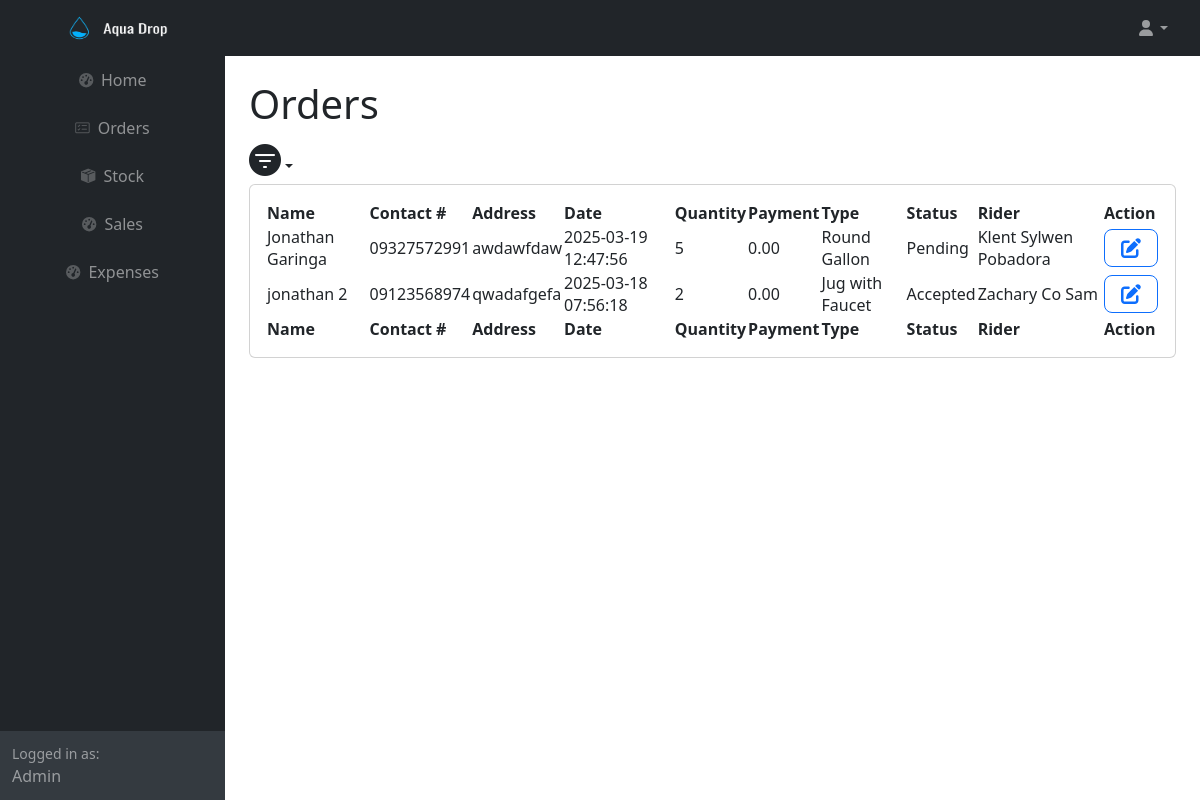
Page /orders.php (signed in) on the earlier database version.
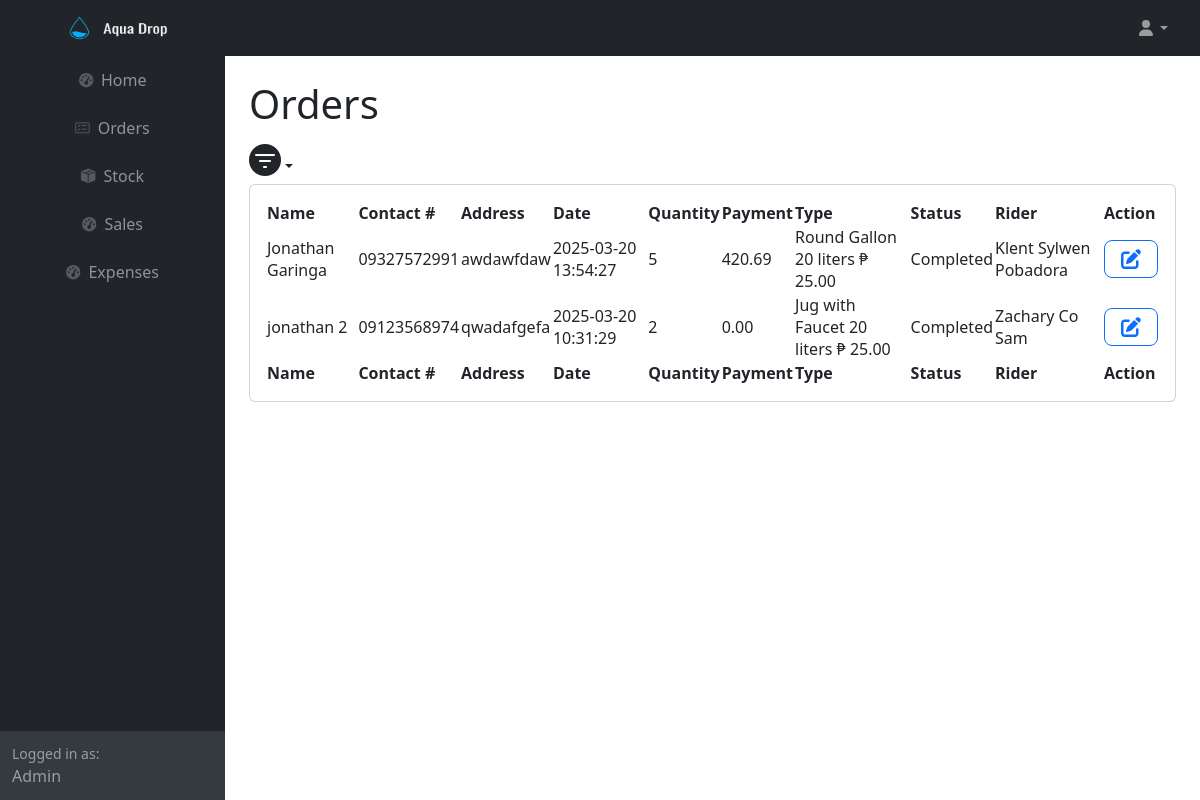
Same page on the later database version.
### tables this page shows
CREATE TABLE IF NOT EXISTS `orders` (
  `order_id` int(11) NOT NULL AUTO_INCREMENT,
  `name` varchar(255) NOT NULL,
  `contact_number` varchar(11) NOT NULL,
  `address` varchar(255) NOT NULL,
  `date` timestamp NOT NULL DEFAULT current_timestamp() ON UPDATE current_timestamp(),
  `quantity` int(11) NOT NULL,
  `payment` decimal(10,2) NOT NULL,
  `type_id` int(11) NOT NULL,
  `status_id` int(11) NOT NULL,
  `rider` varchar(255) NOT NULL,
  PRIMARY KEY (`order_id`)
);

CREATE TABLE IF NOT EXISTS `type` (
  `type_id` int(11) NOT NULL AUTO_INCREMENT,
  `type_name` varchar(255) NOT NULL,
  `price` decimal(10,2) NOT NULL,
  PRIMARY KEY (`type_id`)
);

CREATE TABLE IF NOT EXISTS `status` (
  `status_id` int(11) NOT NULL AUTO_INCREMENT,
  `status_name` varchar(255) NOT NULL,
  PRIMARY KEY (`status_id`)
);

### orders.php (the view, shortened to what this page needs)
<?php
	require ('db.php');
    if(isset($_GET['id'])){
        $sql = "SELECT order_id, name, contact_number, address, date, quantity, payment, rider, o.status_id, status_name, type_name FROM orders o
        JOIN status s ON o.status_id = s.status_id
        JOIN type t ON o.type_id = t.type_id
        WHERE o.status_id = :status_id";
        $stmt = $conn->prepare($sql);
        $stmt->bindParam(':status_id', $_GET['id']);
        $stmt->execute();
        $data = $stmt->fetchAll(PDO::FETCH_ASSOC);
    }
    else{
        $sql = "SELECT order_id, name, contact_number, address, date, quantity, payment, rider, o.status_id, status_name, type_name FROM orders o
        JOIN status s ON o.status_id = s.status_id
        JOIN type t ON o.type_id = t.type_id";
        $stmt = $conn->prepare($sql);
        $stmt->execute();
        $data = $stmt->fetchAll(PDO::FETCH_ASSOC);
    }
?>
<html lang="en">
    <head>
        <link rel="stylesheet" href="https://cdn.jsdelivr.net/npm/bootstrap-icons/font/bootstrap-icons.css">
        <link href="https://cdn.jsdelivr.net/npm/simple-datatables@7.1.2/dist/style.min.css" rel="stylesheet" />
        <link href="css/styles.css" rel="stylesheet" />
    </head>
    <body class="sb-nav-fixed">
        <nav class="sb-topnav navbar navbar-expand navbar-dark bg-dark">
            <a class="navbar-brand ps-3" href="adminindex.php">
                <img src="icons/transparentlogo.png" style="width: 200px; height: 150px;">
            </a>
            <ul class="navbar-nav ms-auto  me-3 me-lg-4">
                <li class="nav-item dropdown">
                    <a class="nav-link dropdown-toggle" id="navbarDropdown" href="#" role="button" data-bs-toggle="dropdown" aria-expanded="false"><i class="fas fa-user fa-fw"></i></a>
                </li>
            </ul>
        </nav>
        <div id="layoutSidenav">
            <div id="layoutSidenav_nav">
                <nav class="sb-sidenav accordion sb-sidenav-dark" id="sidenavAccordion">
                    <div class="sb-sidenav-menu">
                        <div class="nav align-items-center">
                            <a class="nav-link" href="adminindex.php">
                                <div class="sb-nav-link-icon"><i class="fas fa-tachometer-alt"></i></div>
                            </a>
                            <a class="nav-link" href="orders.php">
                                <div class="sb-nav-link-icon"><i class="bi bi-card-checklist"></i></div>
                                Orders
                            </a>
                            <a class="nav-link" href="stocks.html">
                                <div class="sb-nav-link-icon"><i class="bi bi-box-seam-fill"></i></div>
                                Stock
                            </a>
                            <a class="nav-link" href="sales.php">
                                <div class="sb-nav-link-icon"><i class="fas fa-tachometer-alt"></i></div>
                                Sales
                            </a>
                             <a class="nav-link" href="expenses.php">
                                <div class="sb-nav-link-icon"><i class="fas fa-tachometer-alt"></i></div>
                                Expenses
                            </a>
                        </div>
                    </div>
                    <div class="sb-sidenav-footer">
                        <div class="small">Logged in as:</div>
                        Admin
                    </div>
                </nav>
            </div>
            <div id="layoutSidenav_content">
                <main>
                    <div class="container-fluid px-4">
                        <h1 class="mt-4">Orders</h1>
                        <ul class="navbar-nav ms-auto  me-3 me-lg-4">
                            <li class="nav-item dropdown">
                                <a class="nav-link dropdown-toggle" id="navbarDropdown" href="#" role="button" data-bs-toggle="dropdown" aria-expanded="false" ><i class="bi bi-filter-circle-fill fs-2"></i></a>
                            </li>
                        </ul>
                        <div class="card mb-4">
                            <div class="card-body">
                                <table id="datatablesSimple">
                                    <thead>
                                        <tr>
                                            <th>Name</th>
                                            <th>Contact #</th>
                                            <th>Address</th>
                                            <th>Date</th>
                                            <th>Quantity</th>
                                            <th>Payment</th>
                                            <th>Type</th>
                                             <th>Status</th>
                                             <th>Rider</th>
                                             <th>Action</th>
                                        </tr>
                                    </thead>
                                    <tfoot>
                                        <tr>
                                            <th>Name</th>
                                            <th>Contact #</th>
                                            <th>Address</th>
                                            <th>Date</th>
                                            <th>Quantity</th>
                                            <th>Payment</th>
                                            <th>Type</th>
                                            <th>Status</th>
                                            <th>Rider</th>
                                            <th>Action</th>
                                        </tr>
                                    </tfoot>
                                    <tbody>
                                        <?php foreach($data as $row): ?>
                                        <tr data-id="<?php echo $row['order_id']?>">
                                            <td><?php echo $row['name']?></td>
                                            <td><?php echo $row['contact_number']?></td>
                                            <td><?php echo $row['address']?></td>
                                            <td><?php echo $row['date']?></td>
                                            <td><?php echo $row['quantity']?></td>
                                            <td><?php echo $row['payment']?></td>
                                            <td><?php echo $row['type_name']?></td>
                                            <td><?php echo $row['status_name']?></td>
                                            <td><?php echo $row['rider']?></td>
                                            <td class="text-center align-middle">
                                                <button type='button' class='btn btn-outline-primary btn-lg' data-bs-toggle='modal' data-order-id='<?php echo $row['order_id']?>' data-id='<?php echo $row['status_id']?>' data-bs-target='#editstatus' title='Edit Task'>
                                                        <i class='fa fa-edit'></i>
                                                </button>
                                            </td>
                                        </tr>
                                        <?php endforeach;?>
                                    </tbody>
                                </table>
                            </div>
                        </div>
                    </div>
                </main>
            </div>
        </div>
    </body>
</html>

Differences in the rows shown:
changed orders "Jonathan Garinga": date "2025-03-19 12:47:56" → "2025-03-20 13:54:27"; payment "0.00" → "420.69"; type.type_name "Round Gallon" → "Round Gallon 20 liters ₱ 25.00"; status.status_name "Pending" → "Completed"
changed orders "jonathan 2": date "2025-03-18 07:56:18" → "2025-03-20 10:31:29"; type.type_name "Jug with Faucet" → "Jug with Faucet 20 liters ₱ 25.00"; status.status_name "Accepted" → "Completed"
